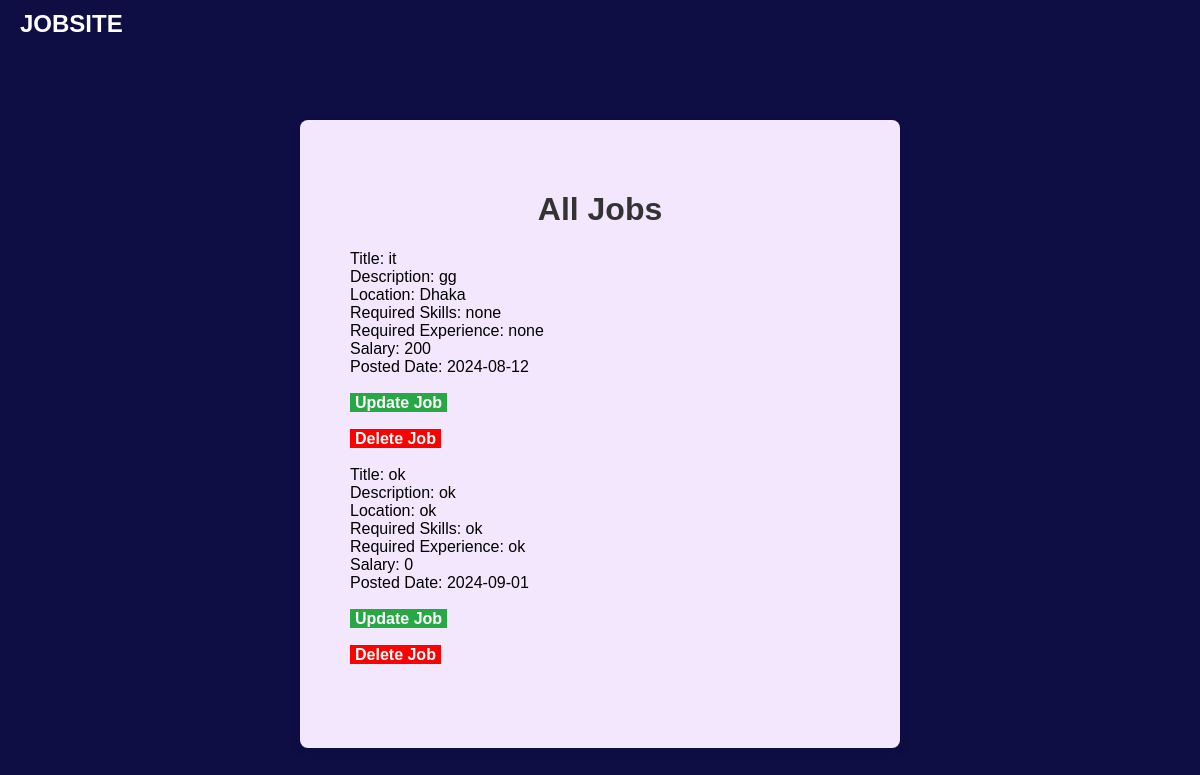
Page /company/job_list.php (signed in) on the committed database.
### tables this page shows
CREATE TABLE `job` (
  `job_id` int(5) NOT NULL,
  `company_id` int(5) NOT NULL,
  `title` varchar(50) NOT NULL,
  `description` varchar(1000) NOT NULL,
  `location` varchar(50) NOT NULL,
  `required_skill` varchar(200) NOT NULL,
  `required_experience` varchar(200) NOT NULL,
  `salary` int(10) NOT NULL,
  `posted_date` date NOT NULL
);

### company/job_list.php (the view, shortened to what this page needs)
<?php
require_once("connect.php");
$company_id = $_SESSION['company_id'];
$sql = "SELECT * FROM job WHERE company_id = '$company_id'";
$result = mysqli_query($conn, $sql);
$jobs = mysqli_fetch_all($result, MYSQLI_ASSOC);
?>
<!DOCTYPE html>
<html lang="en">
<head>
</head>
<body>
    <header>JOBSITE</header>
    <div class="container">
        <h1> <?php echo 'All Jobs'; ?> </h1>
        <ul class="company-info">
            <?php foreach ($jobs as $job) {
                echo "Title: " . $job['title'] . "<br>";
                echo "Description: " . $job['description'] . "<br>";
                echo "Location: " . $job['location'] . "<br>";
                echo "Required Skills: " . $job['required_skill'] . "<br>";
                echo "Required Experience: " . $job['required_experience'] . "<br>";
                echo "Salary: " . $job['salary'] . "<br>";
                echo "Posted Date: " . $job['posted_date'] . "<br><br>";
            ?>
                <div>
                    <a href="job_update.php?job_id=<?php echo $job['job_id']; ?>" class="update-job-button">Update Job</a><br><br>
                    <a href="job_delete.php?job_id=<?php echo $job['job_id']; ?>" class="delete-job-button">Delete Job</a><br><br>
                </div>
            <?php
            }
            ?>
        </ul>
    </div>
</body>
</html>

### company/job_list.php (style rules this page uses)
body { font-family: Arial, sans-serif; background-color: #0e0e45; margin: 0; padding: 0; }
header { position: absolute; top: 10px; left: 20px; color: white; font-size: 24px; font-weight: bold; }
.container { max-width: 500px; margin: 120px auto; padding: 50px; background-color: rgb(243, 231, 253); box-shadow: 0 4px 8px rgba(0, 0, 0, 0.1); border-radius: 8px; position: relative; }
h1 { text-align: center; color: #333; }
.company-info { list-style: none; padding: 0; }
.update-job-button { padding: 1px 5px; background-color: #28a745; color: white; text-align: center; text-decoration: none; font-weight: bold; }
.delete-job-button { padding: 1px 5px; background-color: red; color: white; text-align: center; text-decoration: none; font-weight: bold; }

### rows in the picture
job: title "it", description "gg", location "Dhaka", required_skill "none", required_experience "none", salary "200", posted_date "2024-08-12"
job: title "ok", description "ok", location "ok", required_skill "ok", required_experience "ok", salary "0", posted_date "2024-09-01"
